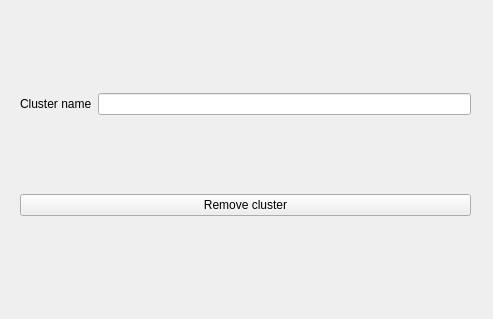
<?xml version="1.0" encoding="UTF-8"?>
<ui version="4.0">
 <class>Form</class>
 <widget class="QWidget" name="Form">
  <property name="geometry">
   <rect>
    <x>0</x>
    <y>0</y>
    <width>493</width>
    <height>319</height>
   </rect>
  </property>
  <property name="windowTitle">
   <string>Form</string>
  </property>
  <widget class="QWidget" name="gridLayoutWidget">
   <property name="geometry">
    <rect>
     <x>20</x>
     <y>20</y>
     <width>451</width>
     <height>271</height>
    </rect>
   </property>
   <layout class="QGridLayout" name="gridLayout">
    <item row="1" column="0">
     <layout class="QHBoxLayout" name="horizontalLayout">
      <item>
       <layout class="QVBoxLayout" name="verticalLayout_2">
        <item>
         <widget class="QLabel" name="cluster_name_label">
          <property name="text">
           <string>Cluster name</string>
          </property>
         </widget>
        </item>
       </layout>
      </item>
      <item>
       <layout class="QVBoxLayout" name="verticalLayout">
        <item>
         <widget class="QLineEdit" name="cluster_name_edit"/>
        </item>
       </layout>
      </item>
     </layout>
    </item>
    <item row="2" column="0">
     <widget class="QPushButton" name="remove_cluster_button">
      <property name="text">
       <string>Remove cluster</string>
      </property>
     </widget>
    </item>
   </layout>
  </widget>
 </widget>
 <resources/>
 <connections/>
</ui>
